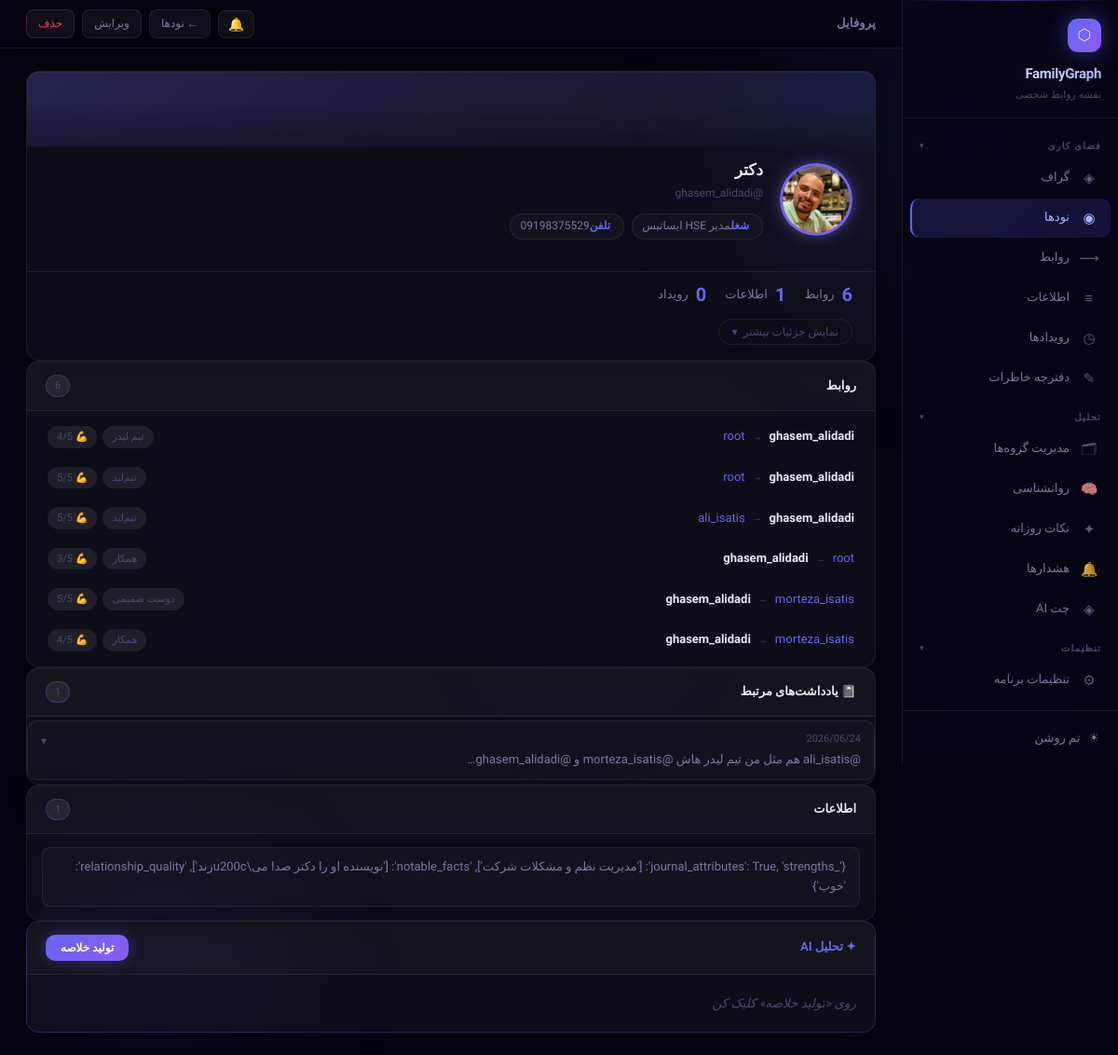
The page /nodes/12/ on the database as committed earlier.
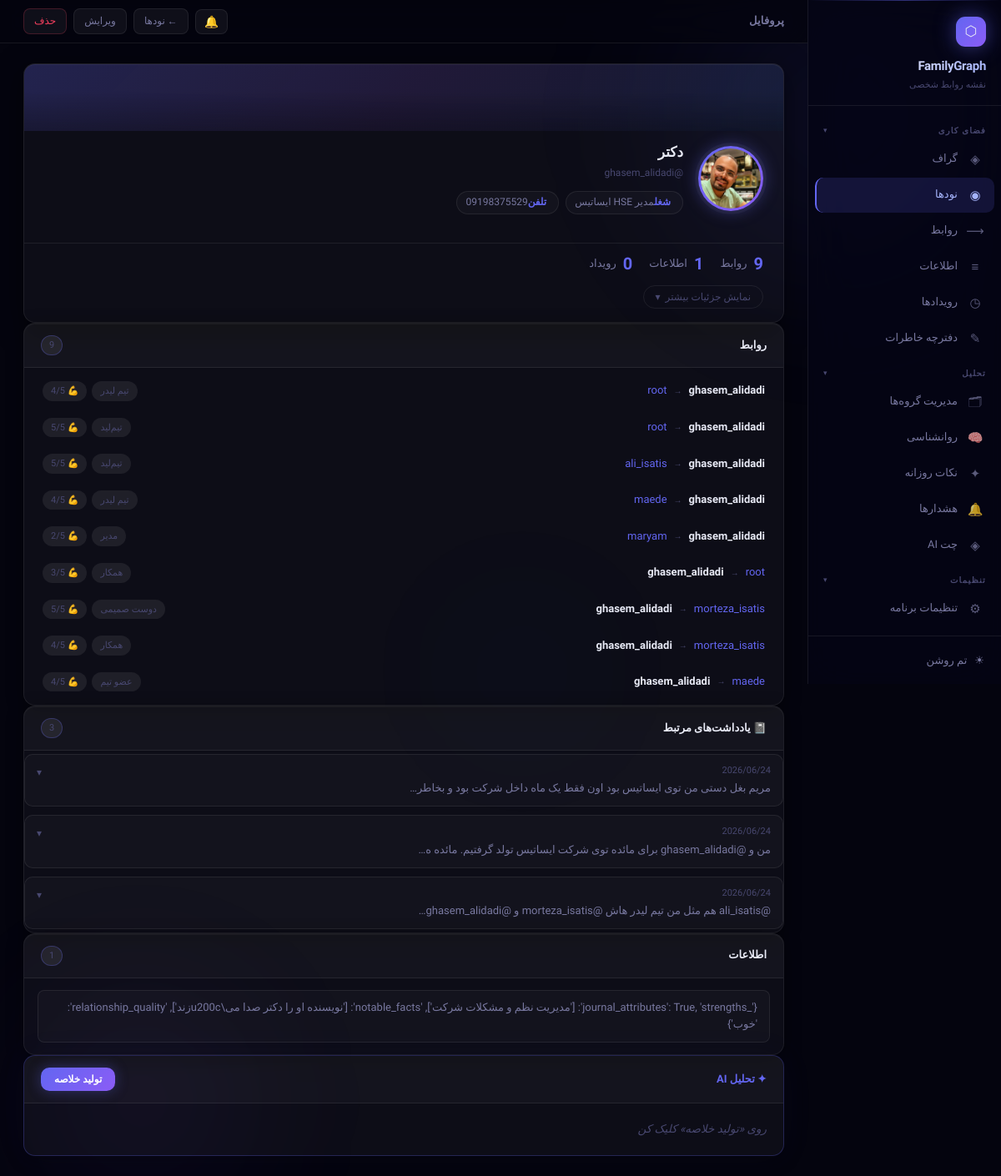
The same page on the database as committed later.
### main/models.py (models this page shows, shortened)
class Relationship(models.Model):
    STATUS_CHOICES = [
        ('active',    'فعال'),
        ('distant',   'دور شده'),
        ('inactive',  'غیرفعال'),
    ]
    rel      = models.CharField(max_length=100, blank=True, null=True)
    source   = models.ForeignKey(Node, related_name='as_source', on_delete=models.PROTECT)
    target   = models.ForeignKey(Node, related_name='as_target', on_delete=models.PROTECT)
    strength = models.IntegerField(default=3, choices=[(i, i) for i in range(1, 6)])  # 1-5
    status   = models.CharField(max_length=10, choices=STATUS_CHOICES, default='active')
    met_at   = models.DateField(blank=True, null=True, verbose_name='تاریخ آشنایی')
    class Meta:
        unique_together = ('source', 'target', 'rel')

class Node(models.Model):
    username   = models.CharField(max_length=100, unique=True)
    first_name = models.CharField(max_length=100, blank=True, verbose_name='نام')
    last_name  = models.CharField(max_length=100, blank=True, verbose_name='نام خانوادگی')
    nickname   = models.CharField(max_length=100, blank=True, verbose_name='لقب / اسم مستعار')
    picture    = models.ImageField(upload_to="media/", blank=True, null=True)
    name       = models.CharField(max_length=200, blank=True)   # legacy — kept for compat
    birth_day  = models.DateField(blank=True, null=True)
    career     = models.CharField(max_length=200, blank=True)
    phone_number = models.CharField(max_length=20, blank=True)
    group      = models.CharField(max_length=100, blank=True, verbose_name='گروه (قدیمی)',
                                  help_text='legacy — از groups استفاده کن')
    groups     = models.ManyToManyField(Group, blank=True, related_name='nodes',
                                        verbose_name='گروه‌ها')
    class Meta:
        ordering = ['username']

class JournalEntry(models.Model):
    text            = models.TextField(verbose_name='متن')
    entry_date      = models.DateField(null=True, blank=True, verbose_name='تاریخ رویداد')
    tags            = models.JSONField(default=list, blank=True, verbose_name='تگ‌ها')
    mood            = models.CharField(max_length=100, blank=True, verbose_name='خلق‌وخو')
    ai_analyzed     = models.BooleanField(default=False, verbose_name='آنالیز AI')
    mentioned_nodes = models.ManyToManyField('Node', blank=True, related_name='journal_entries')
    created_at      = models.DateTimeField(auto_now_add=True)
    class Meta:
        ordering = ['-created_at']

class Information(models.Model):
    VISIBILITY_CHOICES = [
        ('public', 'Everyone can see'),
        ('shared', 'Someone can see'),
        ('private', 'Nobody'),
    ]
    node = models.ForeignKey(
        Node,
        on_delete=models.PROTECT,
        related_name='informations'
    )
    visibility = models.CharField(
        max_length=10,
        choices=VISIBILITY_CHOICES,
        default='private'
    )
    data = models.JSONField(blank=True, null=True)

### main/views.py (the view, shortened to what this page needs)
# urls.py: path('nodes/<int:pk>/', views.node_detail, name='node_detail'),
@require_http_methods(["GET"])
def node_detail(request, pk):
    node = get_object_or_404(Node, pk=pk)
    relationships = Relationship.objects.filter(
        Q(source=node) | Q(target=node)
    ).select_related('source', 'target')
    informations = Information.objects.filter(node=node)
    events = node.events.order_by('-date')[:10]
    community_idx = None
    community_color = None
    degree_centrality = None
    betweenness_centrality = None
    try:
        import networkx as nx
        G, all_nodes, all_rels = _build_graph()
    except Exception:
        pass
    journal_entries = node.journal_entries.prefetch_related('images').order_by('-created_at')[:10]
    context = {
        'node': node,
        'relationships': relationships,
        'informations': informations,
        'events': events,
        'community_idx':   community_idx,
        'community_color': community_color,
        'degree_centrality': degree_centrality,
        'betweenness_centrality': betweenness_centrality,
        'journal_entries': journal_entries,
    }
    return render(request, 'nodes/node_detail.html', context)

### main/views.py (called while the page is built)
def _build_graph():
    import networkx as nx
    all_nodes = list(Node.objects.all())
    all_rels  = list(Relationship.objects.select_related('source', 'target'))
    G = nx.Graph()
    for n in all_nodes:
        G.add_node(n.id)
    for r in all_rels:
        G.add_edge(r.source_id, r.target_id, strength=r.strength, status=r.status)
    return G, all_nodes, all_rels

### templates/nodes/node_detail.html (shortened to what the changed rows need)
{% extends "base.html" %}
{% block content %}
<div class="detail-stack">
  <div class="profile-card">
    <div class="profile-stats">
      <div class="stat-item">
        <span class="stat-num">{{ relationships|length }}</span>
        <span>روابط</span>
      </div>
    </div>
  </div>
  <div class="section-card">
    <div class="section-head">
      <span class="section-head-title">روابط</span>
      <span class="chip">{{ relationships|length }}</span>
    </div>
    {% if relationships %}
      <div class="rel-list">
        {% for r in relationships %}
        <div class="rel-row">
          <div class="rel-nodes">
            {% if r.source == node %}
              <span class="rel-me">{{ r.source.username }}</span>
              <span class="rel-arrow">→</span>
              <a href="{% url 'node_detail' r.target.id %}">{{ r.target.username }}</a>
            {% else %}
              <a href="{% url 'node_detail' r.source.id %}">{{ r.source.username }}</a>
              <span class="rel-arrow">→</span>
              <span class="rel-me">{{ r.target.username }}</span>
            {% endif %}
          </div>
          <div style="display:flex;gap:6px;align-items:center;">
            <span class="rel-badge">{{ r.rel|default:"—" }}</span>
            <span class="rel-badge">💪 {{ r.strength }}/5</span>
          </div>
        </div>
        {% endfor %}
      </div>
    {% else %}
      <div class="empty-sec">هیچ رابطه‌ای ثبت نشده</div>
    {% endif %}
  </div>
  {% if journal_entries %}
  <div class="section-card">
    <div class="section-head">
      <span class="section-head-title">📓 یادداشت‌های مرتبط</span>
      <span class="chip">{{ journal_entries|length }}</span>
    </div>
    <div style="display:flex;flex-direction:column;gap:10px;padding:4px 0;">
      {% for entry in journal_entries %}
      <div style="background:var(--surface);border:1px solid var(--border);border-radius:10px;overflow:hidden;cursor:pointer;"
           onclick="var ef=this.querySelector('.entry-full');ef.style.display=ef.style.display==='none'?'block':'none'">
        <div style="display:flex;gap:10px;padding:10px 14px;align-items:flex-start;">
          <div style="flex:1;overflow:hidden;">
            <div style="font-size:11px;color:var(--text-muted);margin-bottom:3px;">
              {% if entry.entry_date %}{{ entry.entry_date|date:"Y/m/d" }}{% else %}{{ entry.created_at|date:"Y/m/d" }}{% endif %}
            </div>
            <div style="font-size:13px;color:var(--text-soft);overflow:hidden;text-overflow:ellipsis;white-space:nowrap;">{{ entry.text|truncatechars:70 }}</div>
          </div>
          <span style="color:var(--text-muted);font-size:12px;flex-shrink:0;margin-top:2px;">▾</span>
        </div>
      </div>
      {% endfor %}
    </div>
  </div>
  {% endif %}
  <div class="section-card">
    {% if informations %}
      <div class="info-list">
        {% for info in informations %}
          <div class="info-item">{{ info.data }}</div>
        {% endfor %}
      </div>
    {% else %}
      <div class="empty-sec">اطلاعاتی ثبت نشده</div>
    {% endif %}
  </div>
</div>
{% endblock %}

Rows that differ between the two databases and show on the page:
added Relationship: source.username "ghasem_alidadi", target.username "maede", rel "تیم لیدر", strength "4"
added Relationship: source.username "ghasem_alidadi", target.username "maryam", rel "مدیر", strength "2"
added Relationship: source.username "maede", target.username "ghasem_alidadi", rel "عضو تیم", strength "4"
added JournalEntry: entry_date "2026/06/24", text "مریم بغل دستی من توی ایساتیس بود اون فقط یک ماه داخل شرکت بود و بخاطر…"
added JournalEntry: created_at "2026/06/24", text "من و @ghasem_alidadi برای مائده توی شرکت ایساتیس تولد گرفتیم. مائده ه…"
Other text that changed with them:
{{ relationships|length }}: "6" → "9"
{{ journal_entries|length }}: "1" → "3"
